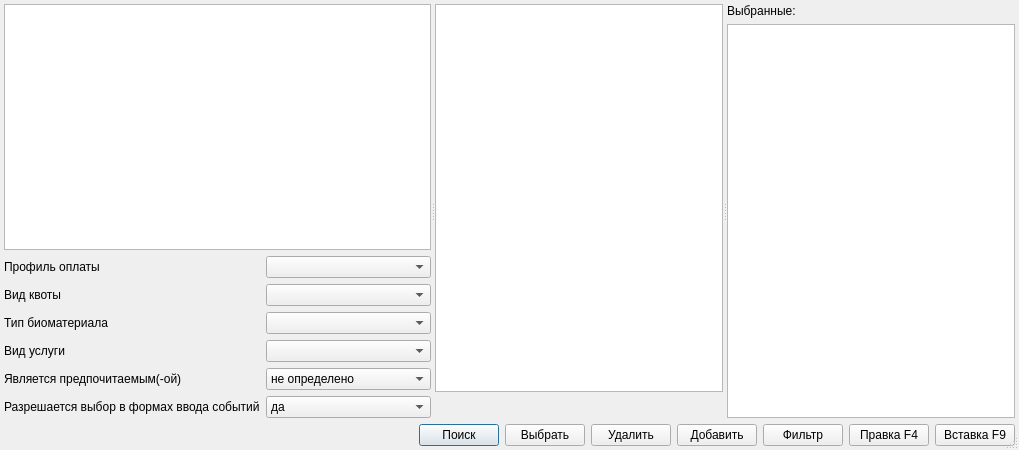
<?xml version="1.0" encoding="UTF-8"?>
<ui version="4.0">
 <class>ActionTypeSelectorDialog</class>
 <widget class="QDialog" name="ActionTypeSelectorDialog">
  <property name="geometry">
   <rect>
    <x>0</x>
    <y>0</y>
    <width>1019</width>
    <height>450</height>
   </rect>
  </property>
  <property name="windowTitle">
   <string>Dialog</string>
  </property>
  <property name="sizeGripEnabled">
   <bool>true</bool>
  </property>
  <layout class="QVBoxLayout" name="verticalLayout_3">
   <property name="margin">
    <number>4</number>
   </property>
   <item>
    <widget class="QSplitter" name="splitter">
     <property name="orientation">
      <enum>Qt::Horizontal</enum>
     </property>
     <widget class="QWidget" name="verticalLayoutWidget">
      <layout class="QVBoxLayout" name="verticalLayout">
       <property name="sizeConstraint">
        <enum>QLayout::SetDefaultConstraint</enum>
       </property>
       <item>
        <widget class="CTreeView" name="treeItems">
         <property name="sizePolicy">
          <sizepolicy hsizetype="Minimum" vsizetype="Expanding">
           <horstretch>0</horstretch>
           <verstretch>0</verstretch>
          </sizepolicy>
         </property>
        </widget>
       </item>
       <item>
        <layout class="QFormLayout" name="formLayout">
         <property name="fieldGrowthPolicy">
          <enum>QFormLayout::ExpandingFieldsGrow</enum>
         </property>
         <property name="labelAlignment">
          <set>Qt::AlignLeading|Qt::AlignLeft|Qt::AlignVCenter</set>
         </property>
         <item row="0" column="0">
          <widget class="QLabel" name="lblService">
           <property name="text">
            <string>Профиль оплаты</string>
           </property>
           <property name="buddy">
            <cstring>cmbService</cstring>
           </property>
          </widget>
         </item>
         <item row="0" column="1">
          <widget class="CRBComboBox" name="cmbService">
           <property name="sizePolicy">
            <sizepolicy hsizetype="Expanding" vsizetype="Preferred">
             <horstretch>0</horstretch>
             <verstretch>0</verstretch>
            </sizepolicy>
           </property>
          </widget>
         </item>
         <item row="1" column="0">
          <widget class="QLabel" name="lblQuotaType">
           <property name="text">
            <string>Вид квоты</string>
           </property>
           <property name="buddy">
            <cstring>cmbQuotaType</cstring>
           </property>
          </widget>
         </item>
         <item row="1" column="1">
          <widget class="CRBComboBox" name="cmbQuotaType">
           <property name="sizePolicy">
            <sizepolicy hsizetype="Expanding" vsizetype="Preferred">
             <horstretch>0</horstretch>
             <verstretch>0</verstretch>
            </sizepolicy>
           </property>
          </widget>
         </item>
         <item row="2" column="0">
          <widget class="QLabel" name="lblTissueType">
           <property name="text">
            <string>Тип биоматериала</string>
           </property>
           <property name="buddy">
            <cstring>cmbTissueType</cstring>
           </property>
          </widget>
         </item>
         <item row="2" column="1">
          <widget class="CRBComboBox" name="cmbTissueType">
           <property name="sizePolicy">
            <sizepolicy hsizetype="Expanding" vsizetype="Preferred">
             <horstretch>0</horstretch>
             <verstretch>0</verstretch>
            </sizepolicy>
           </property>
          </widget>
         </item>
         <item row="3" column="0">
          <widget class="QLabel" name="lblServiceType">
           <property name="text">
            <string>Вид услуги</string>
           </property>
           <property name="buddy">
            <cstring>cmbServiceType</cstring>
           </property>
          </widget>
         </item>
         <item row="3" column="1">
          <widget class="CActionServiceTypeComboBox" name="cmbServiceType">
           <property name="sizePolicy">
            <sizepolicy hsizetype="Expanding" vsizetype="Preferred">
             <horstretch>0</horstretch>
             <verstretch>0</verstretch>
            </sizepolicy>
           </property>
          </widget>
         </item>
         <item row="4" column="0">
          <widget class="QLabel" name="lblIsPreferable">
           <property name="text">
            <string>Является предпочитаемым(-ой)</string>
           </property>
           <property name="buddy">
            <cstring>cmbIsPreferable</cstring>
           </property>
          </widget>
         </item>
         <item row="4" column="1">
          <widget class="CComboBoxWithKeyEventHandler" name="cmbIsPreferable">
           <property name="sizePolicy">
            <sizepolicy hsizetype="Expanding" vsizetype="Preferred">
             <horstretch>0</horstretch>
             <verstretch>0</verstretch>
            </sizepolicy>
           </property>
           <item>
            <property name="text">
             <string>не определено</string>
            </property>
           </item>
           <item>
            <property name="text">
             <string>да</string>
            </property>
           </item>
           <item>
            <property name="text">
             <string>нет</string>
            </property>
           </item>
          </widget>
         </item>
         <item row="5" column="0">
          <widget class="QLabel" name="lblShowInForm">
           <property name="text">
            <string>Разрешается выбор в формах ввода событий</string>
           </property>
           <property name="buddy">
            <cstring>cmbShowInForm</cstring>
           </property>
          </widget>
         </item>
         <item row="5" column="1">
          <widget class="CComboBoxWithKeyEventHandler" name="cmbShowInForm">
           <property name="sizePolicy">
            <sizepolicy hsizetype="Expanding" vsizetype="Preferred">
             <horstretch>0</horstretch>
             <verstretch>0</verstretch>
            </sizepolicy>
           </property>
           <item>
            <property name="text">
             <string>да</string>
            </property>
           </item>
           <item>
            <property name="text">
             <string>не определено</string>
            </property>
           </item>
           <item>
            <property name="text">
             <string>нет</string>
            </property>
           </item>
          </widget>
         </item>
        </layout>
       </item>
      </layout>
     </widget>
     <widget class="QWidget" name="layoutWidget">
      <layout class="QGridLayout" name="gridLayout">
       <item row="0" column="0" colspan="3">
        <widget class="CTableView" name="tblItems"/>
       </item>
       <item row="1" column="0">
        <widget class="QLabel" name="lblCountRows">
         <property name="text">
          <string/>
         </property>
        </widget>
       </item>
       <item row="1" column="1">
        <widget class="QLabel" name="lblCountSelectedRows">
         <property name="text">
          <string/>
         </property>
        </widget>
       </item>
       <item row="1" column="2">
        <spacer name="horizontalSpacer_2">
         <property name="orientation">
          <enum>Qt::Horizontal</enum>
         </property>
         <property name="sizeHint" stdset="0">
          <size>
           <width>40</width>
           <height>20</height>
          </size>
         </property>
        </spacer>
       </item>
      </layout>
     </widget>
     <widget class="QWidget" name="layoutWidget">
      <layout class="QVBoxLayout" name="verticalLayout_2">
       <property name="sizeConstraint">
        <enum>QLayout::SetMaximumSize</enum>
       </property>
       <item>
        <widget class="QLabel" name="label">
         <property name="sizePolicy">
          <sizepolicy hsizetype="Preferred" vsizetype="Fixed">
           <horstretch>0</horstretch>
           <verstretch>0</verstretch>
          </sizepolicy>
         </property>
         <property name="text">
          <string>Выбранные:</string>
         </property>
         <property name="buddy">
          <cstring>itemSelectBox</cstring>
         </property>
        </widget>
       </item>
       <item>
        <widget class="CTableView" name="itemSelectBox">
         <property name="sizePolicy">
          <sizepolicy hsizetype="Preferred" vsizetype="Preferred">
           <horstretch>0</horstretch>
           <verstretch>0</verstretch>
          </sizepolicy>
         </property>
        </widget>
       </item>
      </layout>
     </widget>
    </widget>
   </item>
   <item>
    <layout class="QHBoxLayout" name="horizontalLayout_2">
     <item>
      <spacer name="horizontalSpacer">
       <property name="orientation">
        <enum>Qt::Horizontal</enum>
       </property>
       <property name="sizeHint" stdset="0">
        <size>
         <width>40</width>
         <height>20</height>
        </size>
       </property>
      </spacer>
     </item>
     <item>
      <widget class="QPushButton" name="btnFind">
       <property name="text">
        <string>Поиск</string>
       </property>
      </widget>
     </item>
     <item>
      <widget class="QPushButton" name="btnAddItemToSelectBox">
       <property name="text">
        <string>Выбрать</string>
       </property>
      </widget>
     </item>
     <item>
      <widget class="QPushButton" name="btnRemoveItemFromSelectBox">
       <property name="text">
        <string>Удалить</string>
       </property>
      </widget>
     </item>
     <item>
      <widget class="QPushButton" name="btnSelect">
       <property name="text">
        <string>Добавить</string>
       </property>
      </widget>
     </item>
     <item>
      <widget class="QPushButton" name="btnFilter">
       <property name="text">
        <string>Фильтр</string>
       </property>
      </widget>
     </item>
     <item>
      <widget class="QPushButton" name="btnEdit">
       <property name="text">
        <string>Правка F4</string>
       </property>
      </widget>
     </item>
     <item>
      <widget class="QPushButton" name="btnNew">
       <property name="text">
        <string>Вставка F9</string>
       </property>
      </widget>
     </item>
    </layout>
   </item>
  </layout>
  <zorder>splitter</zorder>
  <zorder></zorder>
 </widget>
 <customwidgets>
  <customwidget>
   <class>CTreeView</class>
   <extends>QTreeView</extends>
   <header>library/TreeView.h</header>
  </customwidget>
  <customwidget>
   <class>CTableView</class>
   <extends>QTableView</extends>
   <header>library/TableView.h</header>
  </customwidget>
  <customwidget>
   <class>CRBComboBox</class>
   <extends>QComboBox</extends>
   <header>library/crbcombobox.h</header>
  </customwidget>
  <customwidget>
   <class>CActionServiceTypeComboBox</class>
   <extends>QComboBox</extends>
   <header location="global">Events/ActionServiceType.h</header>
  </customwidget>
  <customwidget>
   <class>CComboBoxWithKeyEventHandler</class>
   <extends>QComboBox</extends>
   <header>RefBooks/ActionTypeGroup/ComboBoxWithEventHandler.h</header>
  </customwidget>
 </customwidgets>
 <tabstops>
  <tabstop>treeItems</tabstop>
  <tabstop>cmbService</tabstop>
  <tabstop>cmbQuotaType</tabstop>
  <tabstop>cmbTissueType</tabstop>
  <tabstop>cmbServiceType</tabstop>
  <tabstop>cmbIsPreferable</tabstop>
  <tabstop>cmbShowInForm</tabstop>
  <tabstop>tblItems</tabstop>
  <tabstop>itemSelectBox</tabstop>
  <tabstop>btnAddItemToSelectBox</tabstop>
  <tabstop>btnSelect</tabstop>
  <tabstop>btnFilter</tabstop>
  <tabstop>btnEdit</tabstop>
  <tabstop>btnNew</tabstop>
 </tabstops>
 <resources/>
 <connections/>
</ui>
